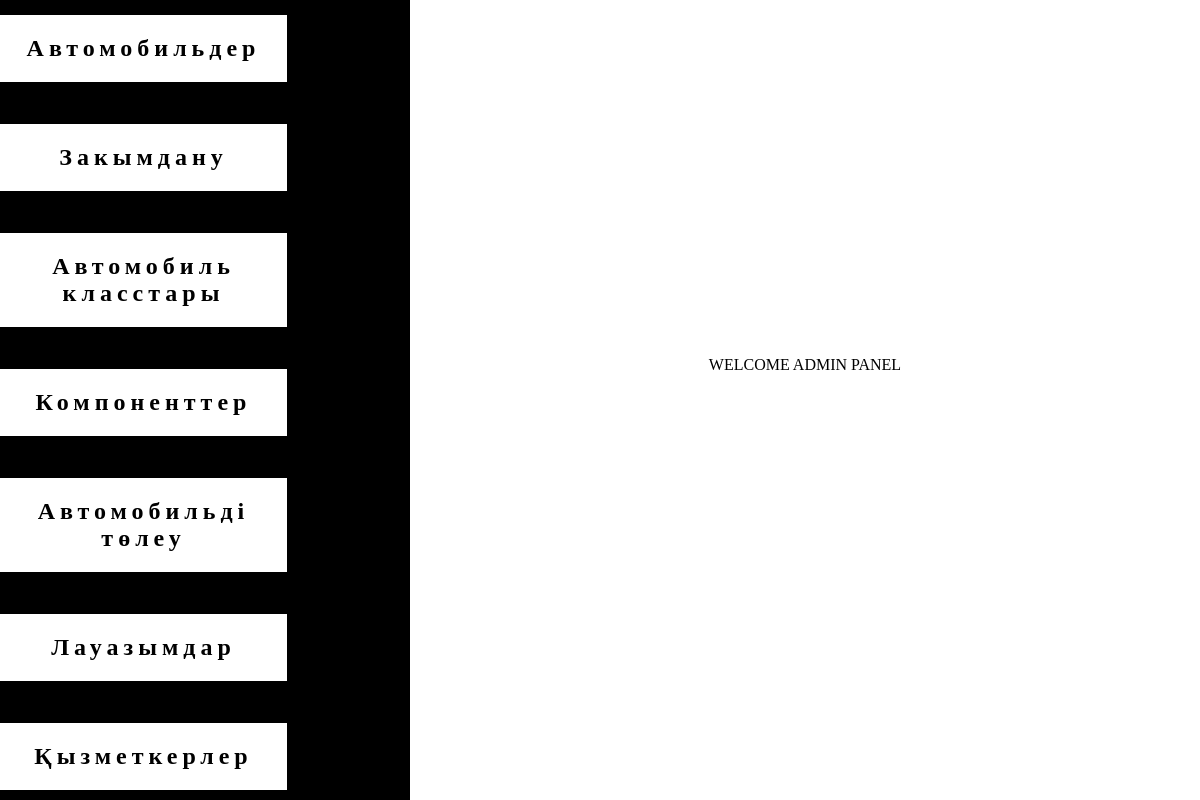
Before: /pages/admin/index.php with the older database file.
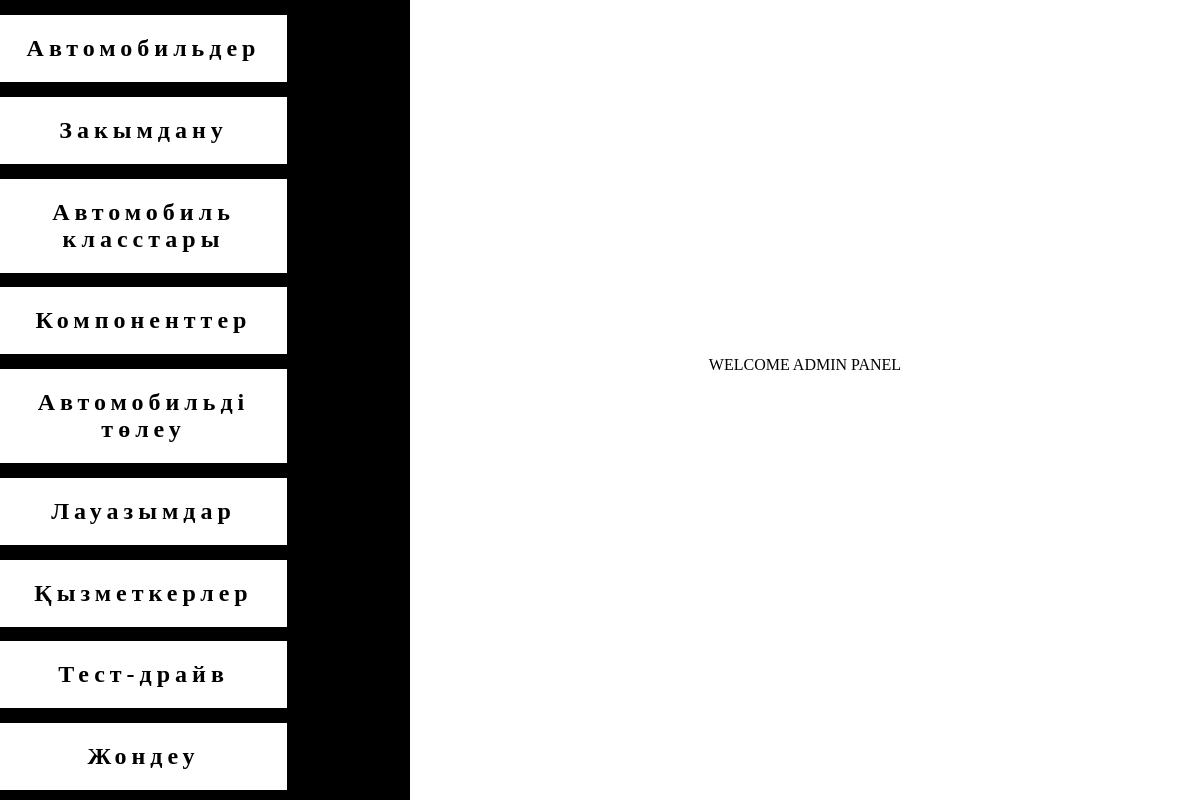
After: the same page with the newer database file.
### tables this page shows
CREATE TABLE `tablename` (
  `id` int(11) NOT NULL,
  `nameTable` varchar(255) DEFAULT NULL,
  `nameTableKZ` varchar(255) DEFAULT NULL,
  `nameTableRU` varchar(255) DEFAULT NULL
);

### pages/admin/index.php (the view, shortened to what this page needs)
<?php
include("../../inc/connect.php");
$tableNames = mysqli_query($connect, "SELECT * FROM `tablename`");
?>
<!DOCTYPE html>
<html lang="en">
<head>
    <link rel="stylesheet" href="css/style.css">
</head>
<body>
    <div class="admin__panel flex">
        <div class="admin__left__menu flex">
            <?php
            foreach ($tableNames as $tableName) {
                if ($tableName["nameTable"] != "customers" && $tableName["nameTable"] != "reason") {
            ?>
                    <div class="left__menu__block"><a href="" class="left__menu__link" id="<? echo $tableName["nameTable"] ?>"><? echo $tableName["nameTableKZ"] ?></a></div>
            <?php
                }
            }
            ?>
        </div>
        <div class="admin__panel__table">
            <div class="admin__panel__body">
                <div class="panel__body__table welcome">
                    <div class="welcome__content">
                        WELCOME ADMIN PANEL
                    </div>
                </div>
            </div>
        </div>
    </div>
</body>
</html>

### pages/admin/css/style.css (style rules this page uses)
.admin__panel { height: 100vh; }

### css/comon.css (style rules this page uses)
.flex { display: flex; }
* { margin: 0; padding: 0; box-sizing: border-box; color: white; text-decoration: none; }
a { text-decoration: none; display: inline-block; }

### pages/admin/css/left-menu.css (style rules this page uses)
.admin__left__menu { width: 410px; background-color: black; text-align: center; letter-spacing: 5px; flex-direction: column; justify-content: space-between; font-size: 24px; font-weight: 700; overflow-y: auto; position: relative; overflow-x: hidden; word-break: break-word; word-spacing: 2px; flex: 0 0 auto; padding: 10px 0px 10px 0px; }
.admin__panel__table { flex: 1 1 auto; color: black; overflow-y: auto; padding: 20px; height: 100%; }
.left__menu__block { width: 100%; text-align: left; margin-top: 5px; }
.admin__panel__body { height: calc(100% - 70px); width: 100%; }
.panel__body__table { color: black; display: none; }
.left__menu__link { padding: 20px 0; width: 70%; background-color: white; color: black; text-align: center; position: relative; word-break: break-word; word-spacing: 3px; transition: 0.5s all; }

### pages/admin/css/table.css (style rules this page uses)
.panel__body__table { overflow-y: auto; border: 3px solid black; }
.welcome { justify-content: center; align-items: center; color: #000; border: none; width: 100%; height: 100%; display: flex; }
.welcome__content { color: #000; }

Changed rows visible on the page:
added tablename: nameTableKZ "Тест-драйв"
added tablename: nameTableKZ "Жондеу"
